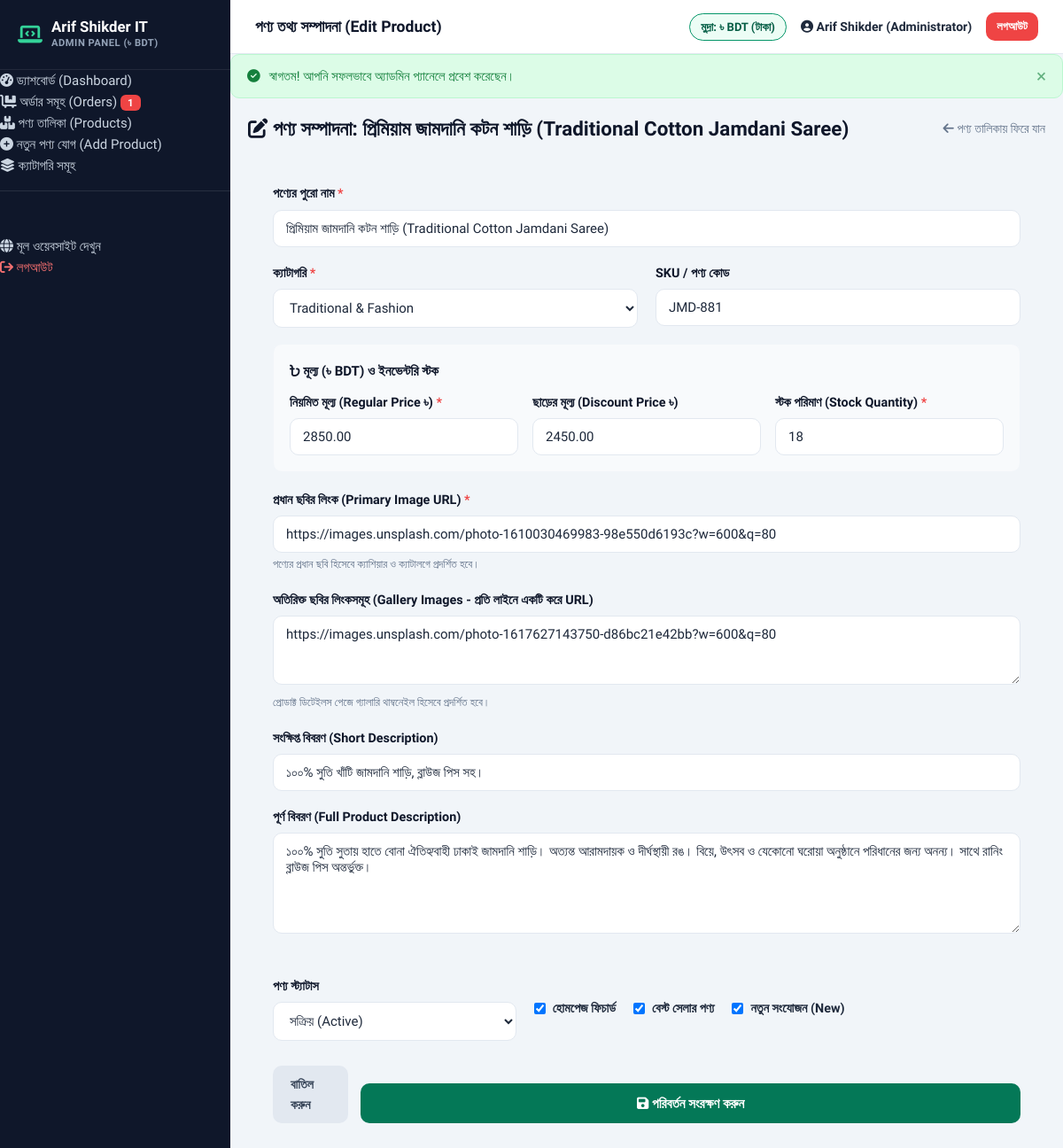
The app's page /admin/product-form.php?id=1 (signed in) with its own data.
### tables this page shows
CREATE TABLE IF NOT EXISTS `products` (
  `id` int(11) NOT NULL AUTO_INCREMENT,
  `category_id` int(11) NOT NULL,
  `name` varchar(255) NOT NULL,
  `slug` varchar(255) NOT NULL UNIQUE,
  `description` text NOT NULL,
  `short_description` text DEFAULT NULL,
  `price` decimal(10,2) NOT NULL,
  `discount_price` decimal(10,2) DEFAULT NULL,
  `stock` int(11) DEFAULT 10,
  `sku` varchar(50) DEFAULT NULL,
  `image` text DEFAULT NULL,
  `images` text DEFAULT NULL,
  `is_featured` tinyint(1) DEFAULT 0,
  `is_new` tinyint(1) DEFAULT 0,
  `is_bestseller` tinyint(1) DEFAULT 0,
  `status` enum('active','inactive') DEFAULT 'active',
  `created_at` timestamp DEFAULT CURRENT_TIMESTAMP,
  PRIMARY KEY (`id`),
  KEY `idx_category` (`category_id`)
);

CREATE TABLE IF NOT EXISTS `categories` (
  `id` int(11) NOT NULL AUTO_INCREMENT,
  `name` varchar(100) NOT NULL,
  `slug` varchar(120) NOT NULL UNIQUE,
  `icon` varchar(50) DEFAULT 'fa-box',
  `image` text DEFAULT NULL,
  `description` text DEFAULT NULL,
  `is_featured` tinyint(1) DEFAULT 1,
  `created_at` timestamp DEFAULT CURRENT_TIMESTAMP,
  PRIMARY KEY (`id`)
);

### admin/product-form.php (the view, shortened to what this page needs)
<?php
require_once __DIR__ . '/../includes/functions.php';
$pdo = get_db_connection();
$productId = isset($_GET['id']) ? (int)$_GET['id'] : 0;
$isEditing = $productId > 0;
$product = [
    'name' => '',
    'slug' => '',
    'category_id' => 1,
    'price' => '',
    'discount_price' => '',
    'stock' => 10,
    'sku' => '',
    'short_description' => '',
    'description' => '',
    'image' => '',
    'images' => '',
    'status' => 'active',
    'is_featured' => 0,
    'is_bestseller' => 0,
    'is_new' => 1
];
if ($isEditing) {
    $stmt = $pdo->prepare("SELECT * FROM products WHERE id = ?");
    $stmt->execute([$productId]);
    $existing = $stmt->fetch();
    if ($existing) {
        $product = $existing;
    } else {
        set_flash('danger', 'পণ্যটি খুঁজে পাওয়া যায়নি।');
        header("Location: /admin/products.php");
        exit;
    }
}
try {
    $categories = $pdo->query("SELECT id, name FROM categories ORDER BY name ASC")->fetchAll();
} catch (Exception $e) {}
$galleryText = '';
if (!empty($product['images'])) {
    $arr = json_decode($product['images'], true);
    if (is_array($arr)) {
        $extras = array_filter($arr, fn($img) => $img !== $product['image']);
        $galleryText = implode("\n", $extras);
    }
}
require_once __DIR__ . '/includes/header.php';
?>
<div style="max-width: 900px; margin: 0 auto;">
    <div style="display: flex; justify-content: space-between; align-items: center; margin-bottom: 20px;">
        <h2 style="font-size: 1.4rem; color: var(--secondary);">
            <i class="fa-solid <?= $isEditing ? 'fa-pen-to-square' : 'fa-plus-circle' ?> text-emerald-600"></i>
            <?= $isEditing ? 'পণ্য সম্পাদনা: ' . htmlspecialchars($product['name']) : 'নতুন পণ্য যুক্ত করার ফর্ম' ?>
        </h2>
        <a href="/admin/products.php" style="color: var(--text-muted); font-size: 0.88rem;">
            <i class="fa-solid fa-arrow-left"></i> পণ্য তালিকায় ফিরে যান
        </a>
    </div>
    <div class="admin-table-card" style="padding: 28px;">
        <form action="" method="POST">
            <div class="form-group">
                <label class="form-label">পণ্যের পুরো নাম <span class="required">*</span></label>
                <input type="text" name="name" class="form-control" placeholder="যেমন: ঢাকাই ঐতিহ্যবাহী জামদানি শাড়ি" value="<?= htmlspecialchars($product['name']) ?>" required>
            </div>
            <div style="display: grid; grid-template-columns: 1fr 1fr; gap: 20px;">
                <div class="form-group">
                    <label class="form-label">ক্যাটাগরি <span class="required">*</span></label>
                    <select name="category_id" class="form-control" required>
                        <?php foreach ($categories as $cat): ?>
                            <option value="<?= $cat['id'] ?>" <?= (int)$product['category_id'] === (int)$cat['id'] ? 'selected' : '' ?>>
                                <?= htmlspecialchars($cat['name']) ?>
                            </option>
                        <?php endforeach; ?>
                    </select>
                </div>
                <div class="form-group">
                    <label class="form-label">SKU / পণ্য কোড</label>
                    <input type="text" name="sku" class="form-control" placeholder="যেমন: JAM-001" value="<?= htmlspecialchars($product['sku']) ?>">
                </div>
            </div>
            <div style="background: #f8fafc; border: 1px solid var(--border-light); border-radius: var(--radius-md); padding: 18px; margin-bottom: 20px;">
                <div style="font-weight: 700; color: var(--secondary); margin-bottom: 12px; font-size: 0.95rem;">
                    <i class="fa-solid fa-bangladeshi-taka-sign text-emerald-600"></i> মূল্য (৳ BDT) ও ইনভেন্টরি স্টক
                </div>
                <div style="display: grid; grid-template-columns: 1fr 1fr 1fr; gap: 16px;">
                    <div class="form-group" style="margin-bottom: 0;">
                        <label class="form-label">নিয়মিত মূল্য (Regular Price ৳) <span class="required">*</span></label>
                        <input type="number" step="0.01" name="price" class="form-control" placeholder="যেমন: 4500" value="<?= htmlspecialchars($product['price']) ?>" required>
                    </div>
                    <div class="form-group" style="margin-bottom: 0;">
                        <label class="form-label">ছাড়ের মূল্য (Discount Price ৳)</label>
                        <input type="number" step="0.01" name="discount_price" class="form-control" placeholder="যেমন: 3800 (না থাকলে খালি রাখুন)" value="<?= htmlspecialchars($product['discount_price'] ?? '') ?>">
                    </div>
                    <div class="form-group" style="margin-bottom: 0;">
                        <label class="form-label">স্টক পরিমাণ (Stock Quantity) <span class="required">*</span></label>
                        <input type="number" name="stock" class="form-control" placeholder="যেমন: 15" value="<?= htmlspecialchars($product['stock']) ?>" min="0" required>
                    </div>
                </div>
            </div>
            <div class="form-group">
                <label class="form-label">প্রধান ছবির লিংক (Primary Image URL) <span class="required">*</span></label>
                <input type="url" name="image" class="form-control" placeholder="https://images.unsplash.com/..." value="<?= htmlspecialchars($product['image']) ?>" required>
                <span style="font-size: 0.78rem; color: var(--text-muted);">পণ্যের প্রধান ছবি হিসেবে ক্যাশিয়ার ও ক্যাটালগে প্রদর্শিত হবে।</span>
            </div>
            <div class="form-group">
                <label class="form-label">অতিরিক্ত ছবির লিংকসমূহ (Gallery Images - প্রতি লাইনে একটি করে URL)</label>
                <textarea name="gallery_urls" class="form-control" rows="3" placeholder="https://images.unsplash.com/photo-1...&#10;https://images.unsplash.com/photo-2..."><?= htmlspecialchars($galleryText) ?></textarea>
                <span style="font-size: 0.78rem; color: var(--text-muted);">প্রোডাক্ট ডিটেইলস পেজে গ্যালারি থাম্বনেইল হিসেবে প্রদর্শিত হবে।</span>
            </div>
            <div class="form-group">
                <label class="form-label">সংক্ষিপ্ত বিবরণ (Short Description)</label>
                <input type="text" name="short_description" class="form-control" placeholder="পণ্যটির ১-২ লাইনের মূল আকর্ষণ..." value="<?= htmlspecialchars($product['short_description']) ?>">
            </div>
            <div class="form-group">
                <label class="form-label">পূর্ণ বিবরণ (Full Product Description)</label>
                <textarea name="description" class="form-control" rows="5" placeholder="পণ্যের উপাদান, সাইজ, গুণাগুণ ও ব্যবহারের নিয়ম বিস্তারিত লিখুন..."><?= htmlspecialchars($product['description']) ?></textarea>
            </div>
            <div style="display: grid; grid-template-columns: 1fr 2fr; gap: 20px; align-items: center; border-top: 1px solid var(--border-light); padding-top: 20px; margin-top: 20px;">
                <div class="form-group" style="margin-bottom: 0;">
                    <label class="form-label">পণ্য স্ট্যাটাস</label>
                    <select name="status" class="form-control">
                        <option value="active" <?= $product['status'] === 'active' ? 'selected' : '' ?>>সক্রিয় (Active)</option>
                    </select>
                </div>
                <div style="display: flex; gap: 20px; flex-wrap: wrap;">
                    <label style="display: flex; align-items: center; gap: 8px; cursor: pointer; font-size: 0.9rem; font-weight: 600;">
                        <input type="checkbox" name="is_featured" value="1" <?= $product['is_featured'] ? 'checked' : '' ?>>
                        <span>হোমপেজ ফিচার্ড</span>
                    </label>
                    <label style="display: flex; align-items: center; gap: 8px; cursor: pointer; font-size: 0.9rem; font-weight: 600;">
                        <input type="checkbox" name="is_bestseller" value="1" <?= $product['is_bestseller'] ? 'checked' : '' ?>>
                        <span>বেস্ট সেলার পণ্য</span>
                    </label>
                    <label style="display: flex; align-items: center; gap: 8px; cursor: pointer; font-size: 0.9rem; font-weight: 600;">
                        <input type="checkbox" name="is_new" value="1" <?= $product['is_new'] ? 'checked' : '' ?>>
                        <span>নতুন সংযোজন (New)</span>
                    </label>
                </div>
            </div>
            <div style="margin-top: 28px; display: flex; justify-content: flex-end; gap: 14px;">
                <a href="/admin/products.php" class="btn-buy-now" style="background: #e2e8f0; color: #334155; padding: 10px 20px;">
                    বাতিল করুন
                </a>
                <button type="submit" class="btn-checkout" style="background: var(--primary); padding: 10px 28px; font-size: 0.95rem;">
                    <i class="fa-solid fa-floppy-disk"></i> <?= $isEditing ? 'পরিবর্তন সংরক্ষণ করুন' : 'পণ্য যোগ করুন' ?>
                </button>
            </div>
        </form>
    </div>
</div>
<?php require_once __DIR__ . '/includes/footer.php'; ?>

### assets/css/style.css (style rules this page uses)
:root { --primary: #047857; --primary-hover: #065f46; --primary-light: #ecfdf5; --primary-dark: #064e3b; --accent: #f59e0b; --accent-hover: #d97706; --secondary: #0f172a; --text-main: #1e293b; --text-muted: #64748b; --text-light: #94a3b8; --bg-page: #f8fafc; --bg-card: #ffffff; --border-color: #e2e8f0; --border-light: #f1f5f9; --danger: #ef4444; --danger-light: #fef2f2; --success: #10b981; --success-light: #ecfdf5; --shadow-sm: 0 1px 2px 0 rgba(0, 0, 0, 0.05); --shadow-md: 0 4px 6px -1px rgba(0, 0, 0, 0.08), 0 2px 4px -2px rgba(0, 0, 0, 0.05); --shadow-lg: 0 10px 15px -3px rgba(0, 0, 0, 0.08), 0 4px 6px -4px rgba(0, 0, 0, 0.04); --shadow-xl: 0 20px 25px -5px rgba(0, 0, 0, 0.1), 0 8px 10px -6px rgba(0, 0, 0, 0.04); --radius-sm: 6px; --radius-md: 10px; --radius-lg: 16px; --radius-pill: 9999px; --transition: all 0.2s ease-in-out; --container-max: 1240px; }
*, *::before, *::after { box-sizing: border-box; margin: 0; padding: 0; }
body { font-family: 'Hind Siliguri', -apple-system, BlinkMacSystemFont, "Segoe UI", Roboto, "Helvetica Neue", Arial, sans-serif; background-color: var(--bg-page); color: var(--text-main); line-height: 1.6; font-size: 15px; -webkit-font-smoothing: antialiased; }
a { color: inherit; text-decoration: none; transition: var(--transition); }
button, input, select, textarea { font-family: inherit; font-size: inherit; }
h1, h2, h3, h4, h5, h6 { color: var(--secondary); font-weight: 700; line-height: 1.25; }
.btn-buy-now { background: var(--accent); color: #1e293b; border: none; font-weight: 700; font-size: 0.88rem; padding: 9px 14px; border-radius: var(--radius-md); cursor: pointer; display: inline-flex; align-items: center; justify-content: center; transition: var(--transition); }
.btn-checkout { display: block; width: 100%; background: var(--primary); color: #ffffff; text-align: center; font-weight: 700; font-size: 1.05rem; padding: 14px; border-radius: var(--radius-md); margin-top: 20px; transition: var(--transition); border: none; cursor: pointer; }
.form-group { margin-bottom: 18px; }
.form-label { display: block; font-weight: 600; font-size: 0.9rem; color: var(--secondary); margin-bottom: 6px; }
.form-label .required { color: var(--danger); }
.form-control { width: 100%; padding: 11px 14px; border: 1.5px solid var(--border-color); border-radius: var(--radius-md); outline: none; transition: var(--transition); color: var(--text-main); background: #fff; }

### records on screen
products: name "প্রিমিয়াম জামদানি কটন শাড়ি (Traditional Cotton Jamdani Saree)", category_id "Traditional & Fashion", sku "JMD-881", price "2850.00", discount_price "2450.00", stock "18", image "https://images.unsplash.com/photo-1610030469983-98e550d6193c?w=600&q=80", gallery_urls "https://images.unsplash.com/photo-1617627143750-d86bc21e42bb?w=600&q=80", short_description "১০০% সুতি খাঁটি জামদানি শাড়ি, ব্লাউজ পিস সহ।", description "১০০% সুতি সুতায় হাতে বোনা ঐতিহ্যবাহী ঢাকাই জামদানি শাড়ি। অত্যন্ত আরামদায়ক ও দীর্ঘস্থায়ী রঙ। বিয়ে, উৎসব ও যেকোনো ঘরোয়া অনুষ্ঠানে পরিধানের জন্য অনন্য। সাথে রানিং ব্লাউজ পিস অন্তর্ভুক্ত।", status "সক্রিয় (Active)", is_featured "☑", is_bestseller "☑", is_new "☑"

### other values on screen
$pendingOrdersCount "1"
$adminHeaderTitle "পণ্য তথ্য সম্পাদনা (Edit Product)"
$currentAdmin['name'] "Arif Shikder (Administrator)"
$flash['message'] "স্বাগতম! আপনি সফলভাবে অ্যাডমিন প্যানেলে প্রবেশ করেছেন।"
